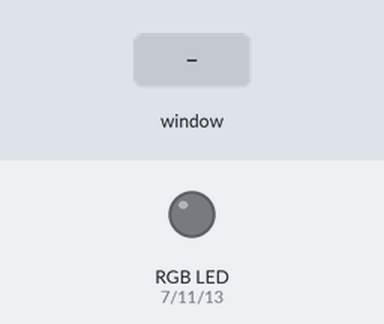
Recording of a program running on a simulated Raspberry Pi (header pin numbers). On the bench: an RGB LED mixed from three pins (HIGH = lit). The test bench sets the inputs (shaded band). Dim RGB values are drawn brighter than linear; the desktop window is not drawn, its controls go by their first labels and the mouse button is held 0.15 s; threads take turns every 2 ms.

Above: at 1.2 s.
1.3 s: slider 1 in the window set to 50
At 2.2 s:
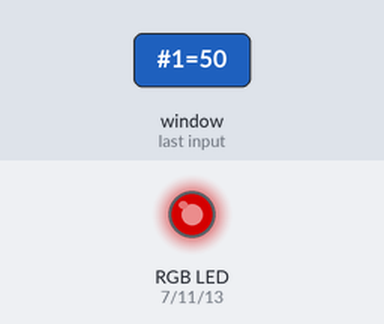
2.8 s: slider 1 in the window set to 100
At 3.6 s:
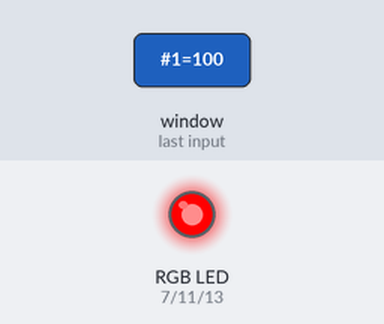
4.3 s: slider 1 in the window set to 25
At 5.5 s:
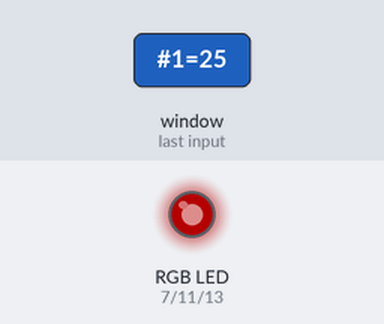
5.8 s: slider 2 in the window set to 50
At 6.8 s:
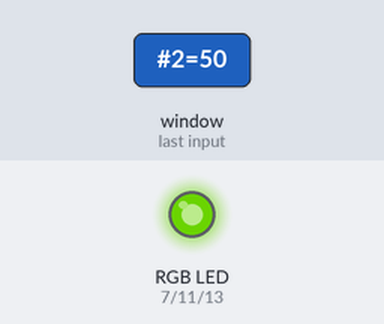
7.3 s: slider 1 in the window set to 0
At 8.2 s:
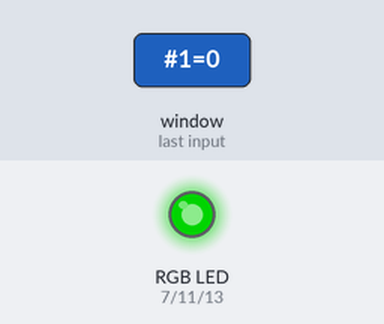
8.8 s: slider 2 in the window set to 100
At 9.2 s:
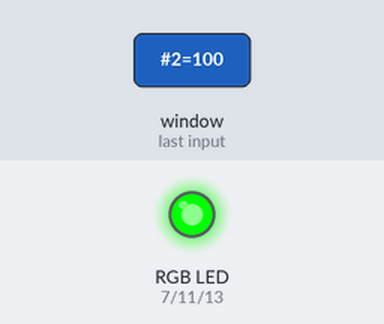
Timing chart, 0 to 11.3 s (numbered marks = the images above; inputs shaded):
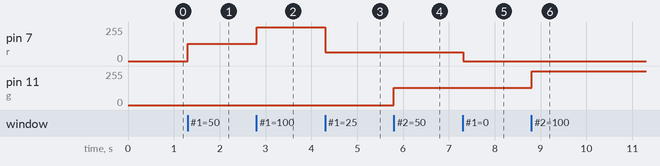

The program:

sliders.py
```python
#!/usr/bin/env python
from Tkinter import *
import RPi.GPIO as GPIO
import threading
import time
#@author Ryan
#Trying to use some global variables
#probably a much better way of doing this but it works
red = None
green = None
blue = None
master = None
done = False


#Make a thread class that handles all of the GPIO stuff
#It relies on the red green blue global variables to be the sliders
#very tightly coupled...oh well
class ControlThread (threading.Thread):
    def __init__(self):
        threading.Thread.__init__(self)
        GPIO.setmode(GPIO.BOARD)
        GPIO.setup(7, GPIO.OUT)
        GPIO.setup(11, GPIO.OUT)
        GPIO.setup(13, GPIO.OUT)
        self.r = GPIO.PWM(7, 100)
        self.g = GPIO.PWM(11, 100)
        self.b = GPIO.PWM(13, 100)
        self.r.start(0)
        self.g.start(0)
        self.b.start(0)

    def run(self):
        global red
        global green
        global blue
        global done
        #change the duty cycle based off of what the slider says
        while not done:
            self.r.ChangeDutyCycle(red.get())
            self.g.ChangeDutyCycle(green.get())
            self.b.ChangeDutyCycle(blue.get())
            time.sleep(.01)

        #all done so let's clean up our mess
        self.r.stop()
        self.g.stop()
        self.b.stop()
        GPIO.cleanup()
#called when you press the x on the gui. Cleans everything up.
def cleanUp():
    global done
    global master
    done = True
    master.destroy()

#Makes a gpio thread and a Tk window then puts three scales on it
#nothing too crazy but getting it to run on your system may be a pain
#because the GPIO stuff needs root and X forwarding doesn't like root
#copy the last line of the command: xauth list
#into a file /root/.Xauthority (make one if you need to)
#then run the command: xauth add (what ever that last line was)
def main():
    global red
    global green
    global blue
    global master
    thread = ControlThread()
    master = Tk()
    master.title("RGB sliders")
    master.protocol('WM_DELETE_WINDOW', cleanUp)
    master.minsize(250, 200)
    rl = Label(master, text="Red")
    rl.pack()
    red = Scale(master, from_=0, to=100, orient=HORIZONTAL, length=200)
    red.pack()
    gl = Label(master, text="Green")
    gl.pack()
    green = Scale(master, from_=0, to=100, orient=HORIZONTAL, length=200)
    green.pack()
    bl = Label(master, text="Blue")
    bl.pack()
    blue = Scale(master, from_=0, to=100, orient=HORIZONTAL, length=200)
    blue.pack()
    thread.start()
    mainloop()


if __name__ == "__main__":
    main()
```

Measured:
- after the input at 1.3 s, pin 7 (r): 0/255 → 128/255 at once
- after the input at 2.8 s, pin 7 (r): 128/255 → 255/255 at once
- after the input at 4.3 s, pin 7 (r): 255/255 → 64/255 at once
- after the input at 5.8 s, pin 11 (g): 0/255 → 128/255 at once
- after the input at 7.3 s, pin 7 (r): 64/255 → 0/255 at once
- after the input at 8.8 s, pin 11 (g): 128/255 → 255/255 at once
